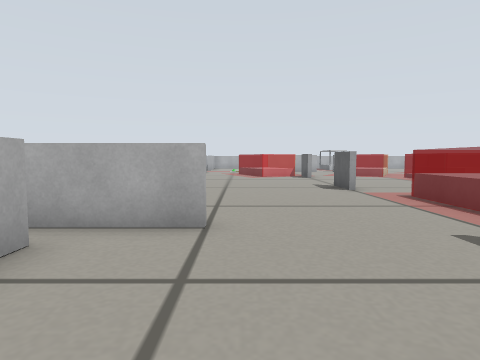
[1] (above)

24 first-person views from a walk through a robot-simulator world made for Gazebo. The camera is 0.25 m above the floor, tilts 4° down and sees 75° across. The floor is counted in squares, 0.25 m on a side. Each view is taken from the middle of a square. On the plan, view 1 faces up. The plan holds only what a view shows up to about 12 squares ahead; the rest is blank.

[2]
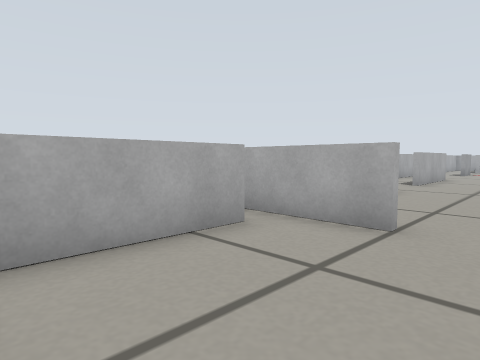

[3]
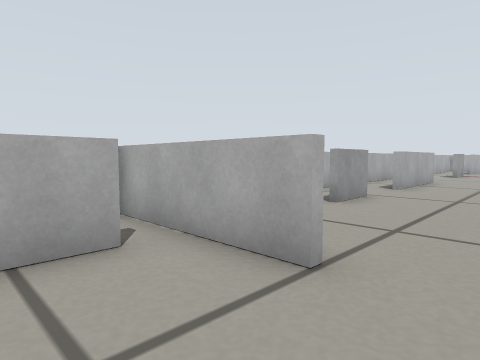

[4]
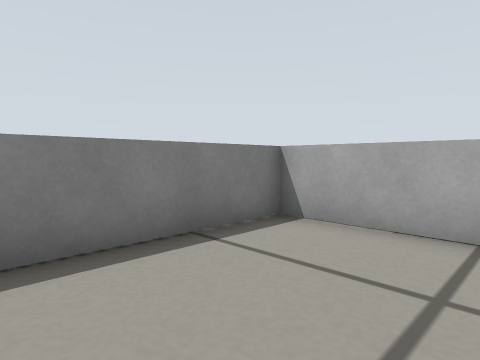

[5]
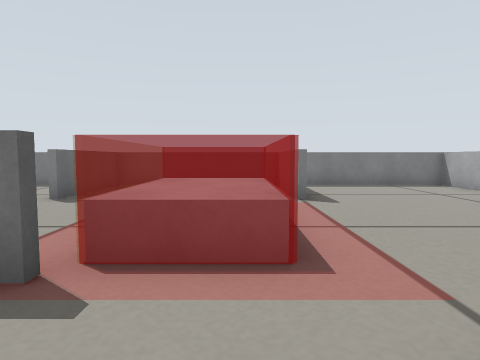

[6]
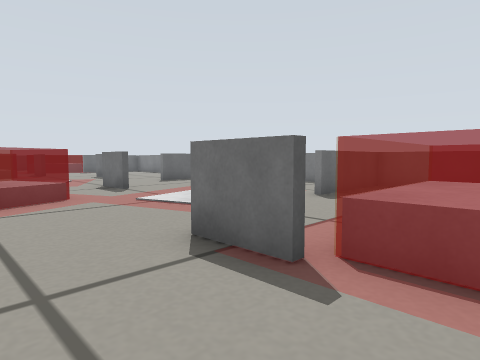

[7]
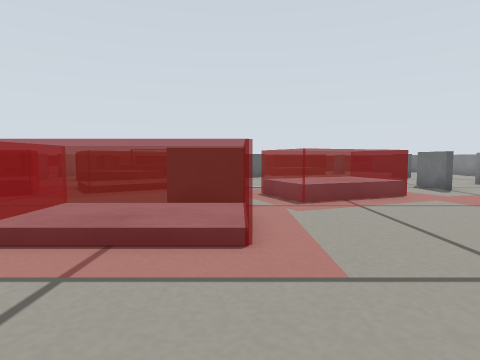

[8]
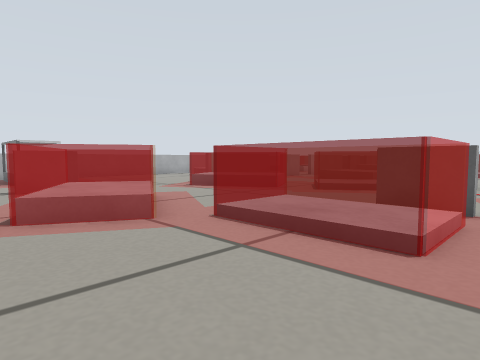

[9]
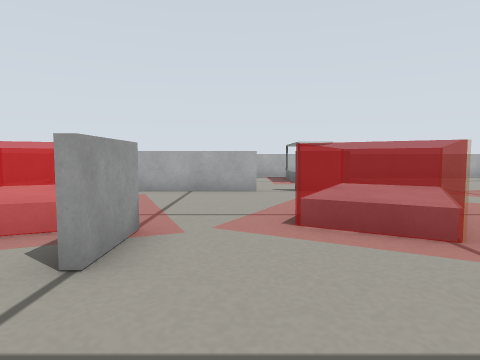

[10]
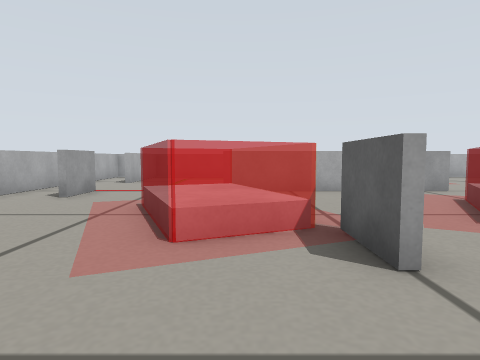

[11]
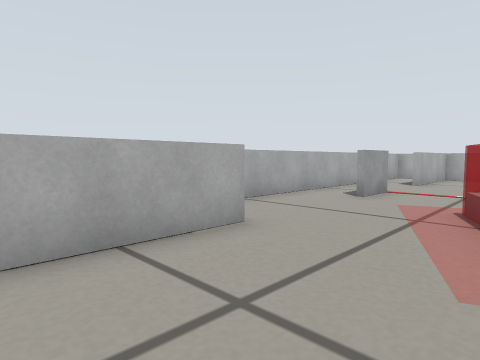

[12]
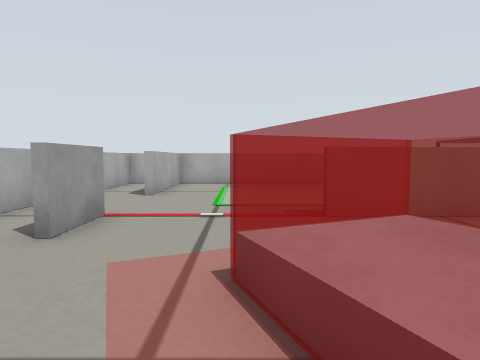

[13]
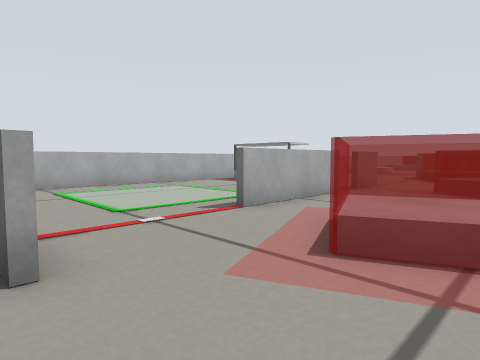

[14]
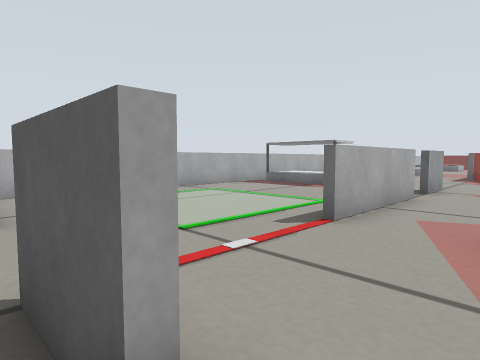

[15]
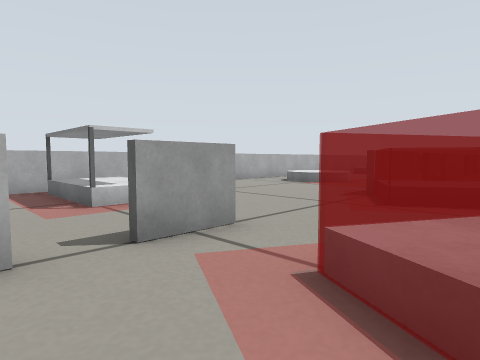

[16]
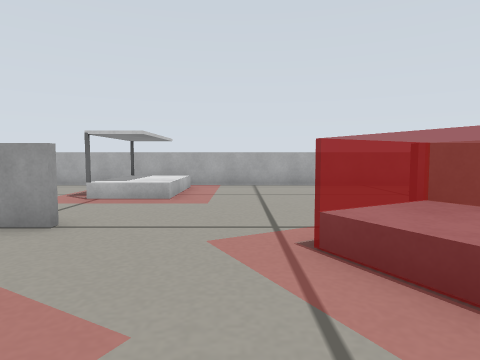

[17]
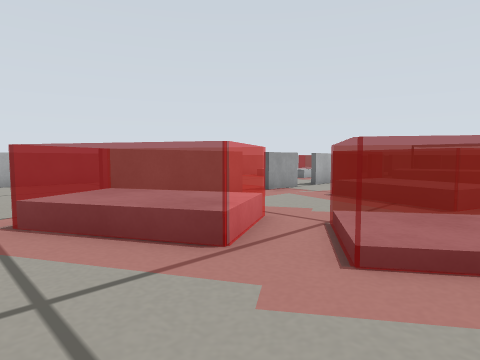

[18]
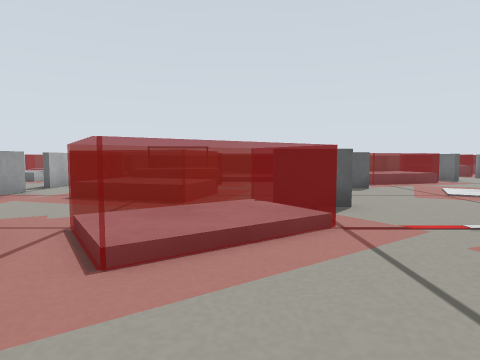

[19]
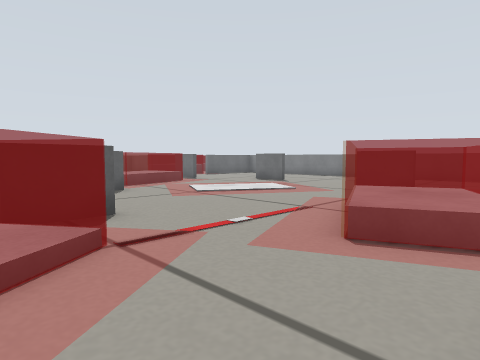

[20]
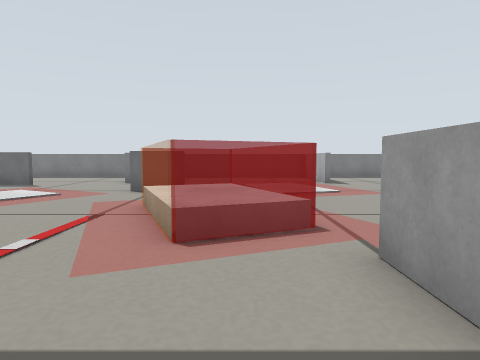

[21]
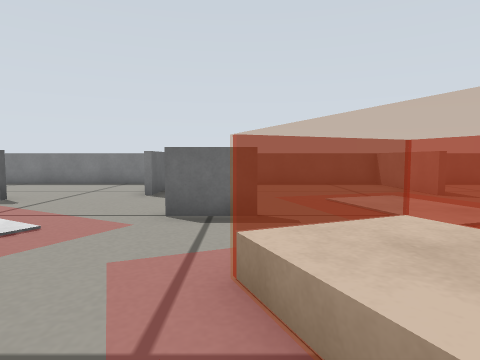

[22]
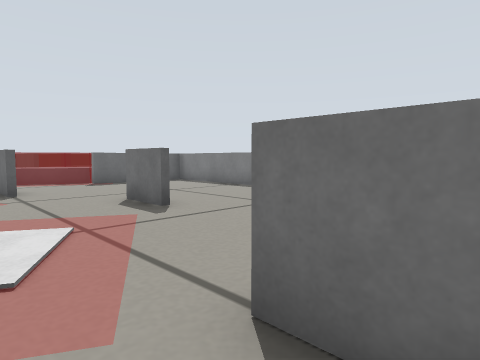

[23]
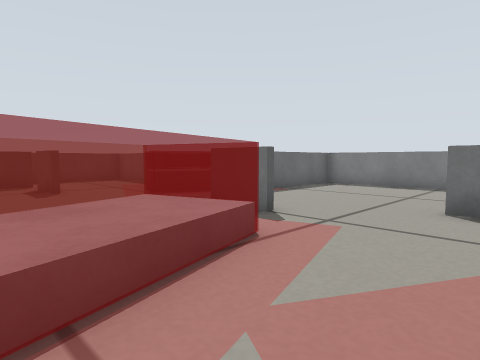

[24]
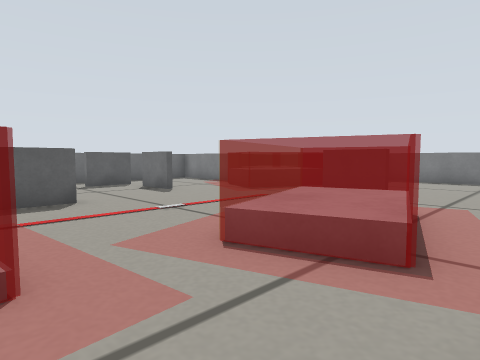

### Floor plan
Key: @ floor where view 1 was taken; # wall or solid block; x gap in a wall; . main floor; : floor 0.05 m higher than the main floor; B white box; S shelf; O other object.
Columns run from 5 left of view 1 to 34 right of it. Each row starts with its distance up from view 1.
 30   #####################
 29 #.#..........SS........
 28 #.#.........SSS.......
 27 #.#.........SSS......
 26 #.#.........SSS......
 25 #.....................
 24 #...................... ..
 23 #......####.##.....####.##.##
 22 #.#............... O   .....
 21 #.#..............     .....
 20 #....   ....  ....   ...
 19 #....   ....   ...  ....
 18  .....   ..   ......O
 17   ....  O...  .....O:     ..
 16   #.....#.....O ....O:  .....
 15   #...........O  ...OO# .....
 14   #...........O #.....#.   . .O
 13   #.. ..  ....OO#.........  ......#
 12 # ....... .......   ......#.......#.
 11 #.......#........   ........   .......
 10  .#.....#.........   .......   .......#
  9   #.........##....   ........   ....#x#
  8   ........BB.................   ........
  7    .......BB........##........##........
  6     ......BB......................   ..
  5 #####.....BB .............##...... BO.
  4 #.........   ........ ...........    O
  3   #.....#.   .#...... #..........O
  2   #.....#.  ..#...... #..........#
  1   #.....#   ..#.....   ..........#
  0   #..@..#  ...#.....    .........#
 -1   #############  #          ######

Positions as (right, up) in squares from view 1, and headings:
1: (0, 0), facing up
2: (1, 0), facing up-left
3: (1, 2), facing up-left
4: (2, 3), facing down-left
5: (5, 11), facing down
6: (5, 11), facing down-right
7: (5, 13), facing right
8: (5, 12), facing up-right
9: (5, 13), facing up
10: (2, 13), facing up
11: (1, 13), facing up-left
12: (0, 17), facing up
13: (-3, 18), facing up-right
14: (-3, 20), facing up-right
15: (5, 19), facing up-right
16: (11, 18), facing up
17: (11, 16), facing up-right
18: (11, 16), facing right
19: (12, 16), facing down-right
20: (13, 16), facing down
21: (15, 12), facing down
22: (15, 8), facing down-right
23: (21, 11), facing down-right
24: (22, 14), facing down-right
